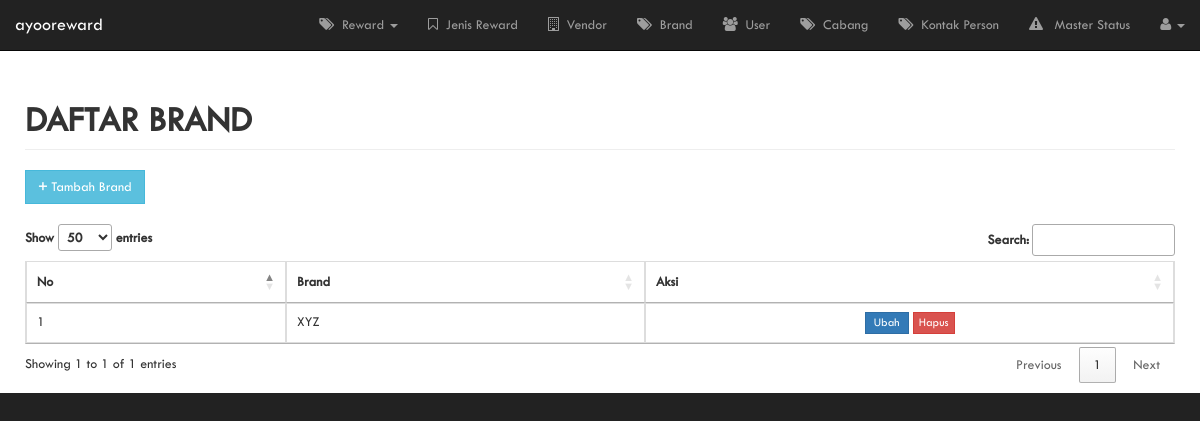
Page /brand.php (signed in) on the earlier database version.
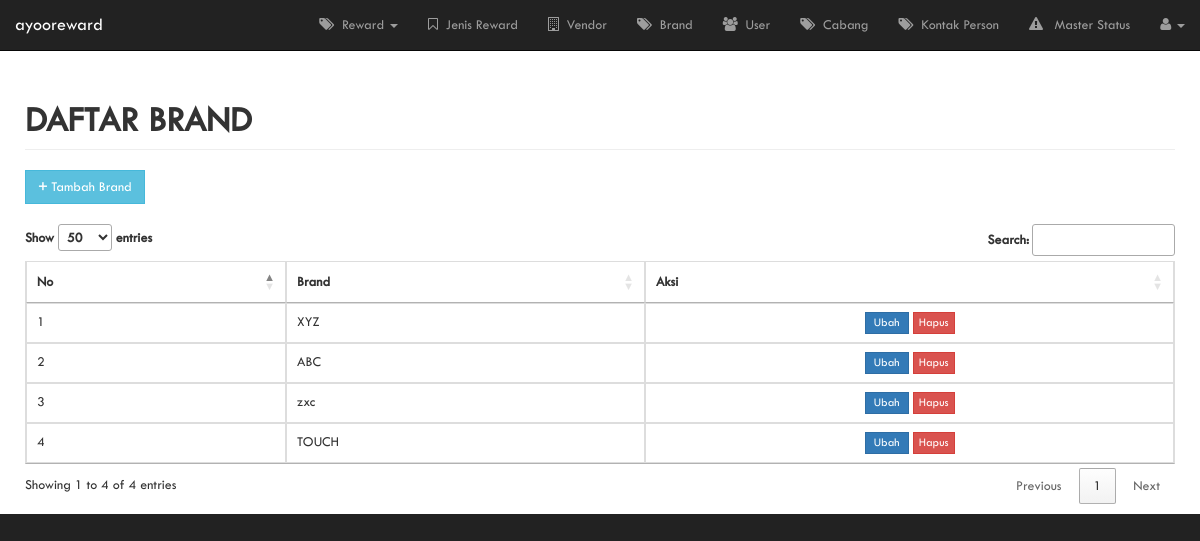
Same page on the later database version.
### tables this page shows
CREATE TABLE `db_brand` (
  `id` int(11) NOT NULL,
  `nama` varchar(100) NOT NULL,
  `isDelete` int(11) NOT NULL DEFAULT '0',
  `created_at` datetime NOT NULL,
  `updated_at` datetime NOT NULL
);

### brand.php (the view, shortened to what this page needs)
<!DOCTYPE html>
<html lang="en">
    <head>
        <link href="css/bootstrap.min.css" rel="stylesheet">
        <link href="css/sb-admin.css" rel="stylesheet">
        <link href="font-awesome/css/font-awesome.min.css" rel="stylesheet" type="text/css">
        <link href="//cdn.datatables.net/1.10.15/css/jquery.dataTables.min.css" rel="stylesheet" type="text/css">
        <link rel="stylesheet" href="sweetalert/dist/sweetalert.css">
    </head>
    <body>
        <nav class="navbar navbar-inverse navbar-fixed-top" role="navigation">
            <?php require 'profile-navigation.php'; ?>
        </nav>
        <div id="page-wrapper">
            <div class="container-fluid">
                <div class="row">
                    <div class="col-lg-12">
                        <h1 class="page-header">
                            <strong>DAFTAR BRAND</strong>
                        </h1>
                    </div>
                </div>
                <div class="row">
                    <?php if ($create_brand != "0_0"): ?>
                        <div class="col-lg-12">
                            <a href="tambah-brand" type="button" class="btn btn-info siku"><strong>+</strong> Tambah Brand</a><br/><br/>
                        </div>
                    <?php endif; ?>
                    <div class="col-lg-12">
                        <div class="table-responsive">
                            <table id="myTable" class="table table-bordered table-hover">
                                <thead>
                                    <tr>
                                        <th>No</th>
                                        <th>Brand</th>
                                        <?php if ($update_brand != "0_0" || $delete_brand != "0_0"): ?>
                                            <th>Aksi</th>
                                        <?php endif; ?>
                                    </tr>
                                </thead>
                                <tbody>
                                    <?php
                                    require './connection.php';
                                    $sql = "Select b.id as id, b.nama as namabrand
                                        From db_brand b
                                        Where isdelete = 0
                                        order by b.created_at ASC;";
                                    $result = $con->query($sql);
                                    if ($result->num_rows > 0) {
                                        $nomor = 1;
                                        while ($row = $result->fetch_assoc()) {
                                            echo "<tr>";
                                            echo "<td>" . $nomor . "</td>";
                                            echo "<td>" . $row['namabrand'] . "</td>";
                                            if ($update_brand != "0_0" || $delete_brand != "0_0") {
                                                echo "<td class='text-center'>";
                                                if ($update_brand != "0_0") {
                                                    echo "<a href='edit-brand?q=" . $row['id'] . "' class=\"btn btn-primary btn-xs siku\">&nbsp;Ubah&nbsp;</a>&nbsp;";
                                                }
                                                if ($delete_brand != "0_0") {
                                                    echo "<button class=\"btn btn-danger btn-xs siku\" onclick=\"deletevendor(" . $row['id'] . ")\">Hapus</button>";
                                                }
                                                echo "</td>";
                                            }
                                            echo "</tr>";
                                            $nomor++;
                                        }
                                    }
                                    ?>
                                </tbody>
                            </table>
                        </div>
                    </div>
                </div>
            </div>
        </div>
    </body>
</html>

Differences in the rows shown:
added db_brand: nama "ABC"
added db_brand: nama "zxc"
added db_brand: nama "TOUCH"
Other differences:
text written by a page script: "Show entries Search: Showing 1 to 1 of 1 entries Previous 1 Next" → "Show entries Search: Showing 1 to 4 of 4 entries Previous 1 Next"
